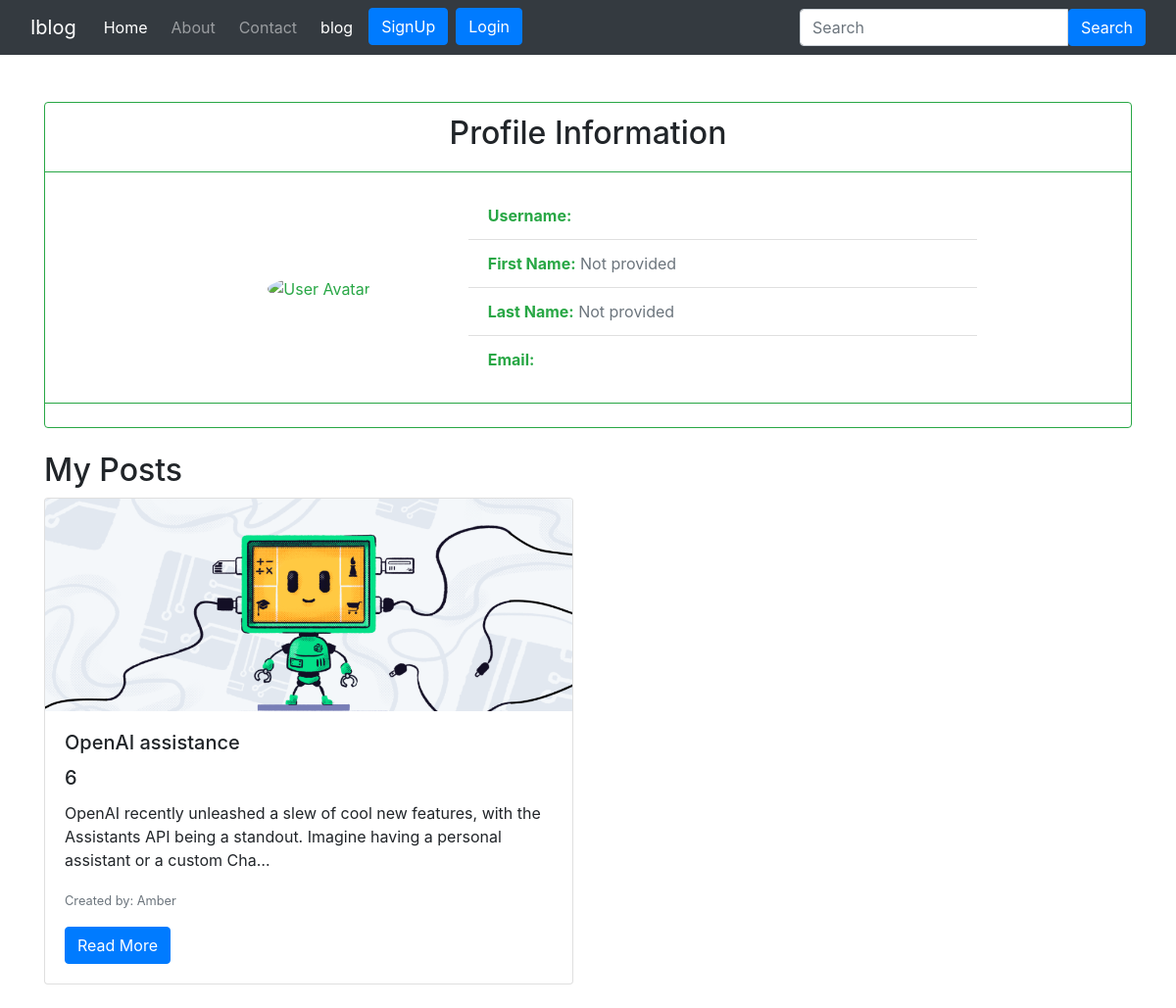
Page /profile/Amber/ on the committed database.
### home/models.py (models this page shows, shortened)
class Image(models.Model):
    title=models.CharField(max_length=1000)
    photo=models.ImageField(upload_to="myimage")
    text=RichTextField(blank=True,null=True)
    date=models.DateTimeField(auto_now_add=True)
    name=models.CharField(max_length=200)
    slug=models.CharField(max_length=200)

### home/views.py (the view)
# urls.py: path('profile/<str:user_name>/',views.profile,name='profile'),
def profile(request,user_name):
    user_related_data=Image.objects.filter(name=user_name)
    return render(request,"profile.html",{'user_related_data':user_related_data})

### templates/profile.html (shortened to what this page needs)
{% extends 'base.html' %}
{% load humanize %}
{% block body %}
<div class="container mt-5">
  <div class="card border-success mb-3">
    <div class="card-header bg-transparent border-success text-center">
      <h2>Profile Information</h2>
    </div>
    <div class="card-body text-success">
      <div class="row justify-content-center align-items-center">
        <div class="col-md-3 text-center">
          <img src="https://cdn.vectorstock.com/i/preview-1x/82/55/anonymous-user-circle-icon-vector-18958255.jpg" alt="User Avatar" class="rounded-circle img-fluid" width="150" height="150">
        </div>
        <div class="col-md-6">
          <ul class="list-group list-group-flush">
            <li class="list-group-item"> <strong>Username:</strong> {{ user.username }}</li>
            <li class="list-group-item"> <strong>First Name:</strong> {% if user.first_name %}{{ user.first_name }}{% else %}<span class="text-muted">Not provided</span>{% endif %}</li>
            <li class="list-group-item"> <strong>Last Name:</strong> {% if user.last_name %}{{ user.last_name }}{% else %}<span class="text-muted">Not provided</span>{% endif %}</li>
            <li class="list-group-item"> <strong>Email:</strong> {{ user.email }}</li>
          </ul>
        </div>
      </div>
    </div>
    <div class="card-footer bg-transparent border-success text-center">
    </div>
  </div>
  <h2 class="mt-4">My Posts</h2>
  <div class="row">
    {% for post_data in user_related_data %}
    <div class="col-md-6 mb-4">
      <div class="card">
        <img src="{{post_data.photo.url}}" alt="{{post_data.text}}" class="card-img-top">
        <div class="card-body">
          <h5 class="card-title">{{post_data.title}}</h5>
           <h5 class="card-title">{{post_data.id}}</h5>
          <p class="card-text">{{post_data.text | truncatechars:150}}</p>
          <p class="card-text"><small class="text-muted">Created by: {{post_data.name}}</small></p>
          <a href="{% url 'blogHome' %}" class="btn btn-primary">Read More</a>
        </div>
      </div>
    </div>
    {% endfor %}
  </div>
</div>
{% endblock body %}

### templates/base.html (style rules this page uses)
.btn { padding: 55rem 1.5rem .45rem; }

### rows in the picture
Image: photo (picture), title "OpenAI assistance", id "6", text "OpenAI recently unleashed a slew of cool new features, with the Assistants API being a standout. Imagine having a personal assistant or a custom Cha…", name "Amber"
